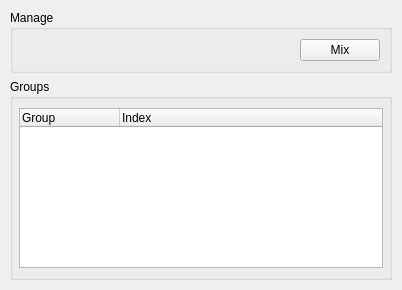
<?xml version="1.0" encoding="UTF-8"?>
<ui version="4.0">
 <class>VMTDEngineForm</class>
 <widget class="QWidget" name="VMTDEngineForm">
  <property name="geometry">
   <rect>
    <x>0</x>
    <y>0</y>
    <width>402</width>
    <height>290</height>
   </rect>
  </property>
  <property name="windowTitle">
   <string>Form</string>
  </property>
  <property name="windowIcon">
   <iconset resource="../../resources/VMTDResources.qrc">
    <normaloff>:/favicon.ico</normaloff>:/favicon.ico</iconset>
  </property>
  <layout class="QHBoxLayout" name="horizontalLayout_2">
   <property name="spacing">
    <number>0</number>
   </property>
   <property name="leftMargin">
    <number>0</number>
   </property>
   <property name="topMargin">
    <number>0</number>
   </property>
   <property name="rightMargin">
    <number>0</number>
   </property>
   <property name="bottomMargin">
    <number>0</number>
   </property>
   <item>
    <spacer name="_2">
     <property name="orientation">
      <enum>Qt::Horizontal</enum>
     </property>
     <property name="sizeHint" stdset="0">
      <size>
       <width>4</width>
       <height>20</height>
      </size>
     </property>
    </spacer>
   </item>
   <item>
    <layout class="QVBoxLayout" name="vl_1">
     <property name="spacing">
      <number>0</number>
     </property>
     <item>
      <spacer name="_5">
       <property name="orientation">
        <enum>Qt::Vertical</enum>
       </property>
       <property name="sizeHint" stdset="0">
        <size>
         <width>20</width>
         <height>40</height>
        </size>
       </property>
      </spacer>
     </item>
     <item>
      <widget class="QWidget" name="w_1" native="true">
       <property name="minimumSize">
        <size>
         <width>400</width>
         <height>288</height>
        </size>
       </property>
       <property name="maximumSize">
        <size>
         <width>400</width>
         <height>288</height>
        </size>
       </property>
       <layout class="QVBoxLayout" name="verticalLayout_2">
        <property name="leftMargin">
         <number>9</number>
        </property>
        <property name="topMargin">
         <number>9</number>
        </property>
        <property name="rightMargin">
         <number>9</number>
        </property>
        <property name="bottomMargin">
         <number>9</number>
        </property>
        <item>
         <widget class="QGroupBox" name="gbManage">
          <property name="title">
           <string>Manage</string>
          </property>
          <layout class="QHBoxLayout" name="horizontalLayout">
           <item>
            <spacer name="_1">
             <property name="orientation">
              <enum>Qt::Horizontal</enum>
             </property>
             <property name="sizeHint" stdset="0">
              <size>
               <width>40</width>
               <height>20</height>
              </size>
             </property>
            </spacer>
           </item>
           <item>
            <widget class="QPushButton" name="pbMix">
             <property name="text">
              <string>Mix</string>
             </property>
            </widget>
           </item>
          </layout>
         </widget>
        </item>
        <item>
         <widget class="QGroupBox" name="gbGroups">
          <property name="title">
           <string>Groups</string>
          </property>
          <layout class="QVBoxLayout" name="verticalLayout">
           <property name="leftMargin">
            <number>6</number>
           </property>
           <property name="topMargin">
            <number>6</number>
           </property>
           <property name="rightMargin">
            <number>6</number>
           </property>
           <property name="bottomMargin">
            <number>6</number>
           </property>
           <item>
            <widget class="QTreeWidget" name="trwGroups">
             <property name="minimumSize">
              <size>
               <width>0</width>
               <height>160</height>
              </size>
             </property>
             <property name="maximumSize">
              <size>
               <width>16777215</width>
               <height>160</height>
              </size>
             </property>
             <column>
              <property name="text">
               <string>Group</string>
              </property>
             </column>
             <column>
              <property name="text">
               <string>Index</string>
              </property>
             </column>
            </widget>
           </item>
          </layout>
         </widget>
        </item>
       </layout>
      </widget>
     </item>
     <item>
      <spacer name="_4">
       <property name="orientation">
        <enum>Qt::Vertical</enum>
       </property>
       <property name="sizeHint" stdset="0">
        <size>
         <width>20</width>
         <height>40</height>
        </size>
       </property>
      </spacer>
     </item>
    </layout>
   </item>
   <item>
    <spacer name="_3">
     <property name="orientation">
      <enum>Qt::Horizontal</enum>
     </property>
     <property name="sizeHint" stdset="0">
      <size>
       <width>4</width>
       <height>20</height>
      </size>
     </property>
    </spacer>
   </item>
  </layout>
 </widget>
 <resources>
  <include location="../../resources/VMTDResources.qrc"/>
 </resources>
 <connections/>
</ui>
